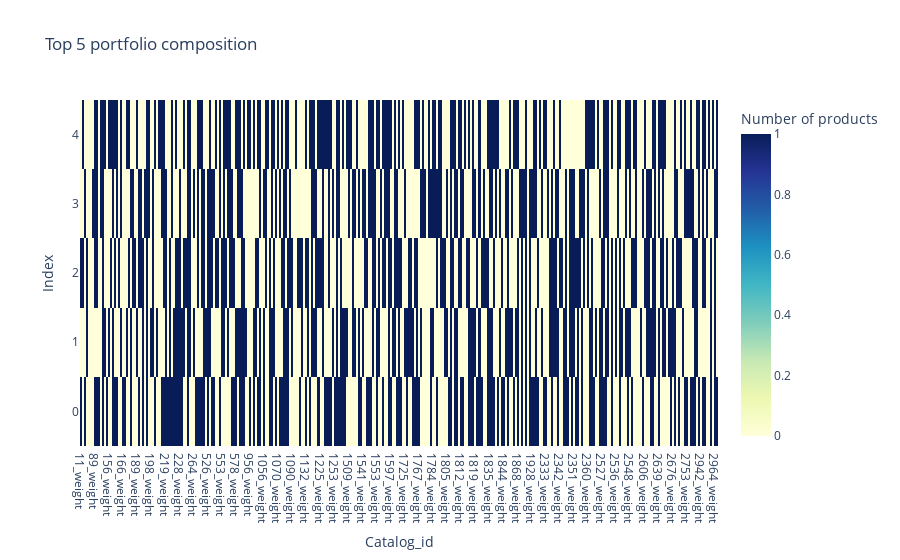

Notebook code for this chart:
### Code cell
# Create heatmap using Plotly
fig = go.Figure(data=go.Heatmap(
    z=top_5_port.drop(columns=["Revenue", "Volatility", "Sharpe"], axis = 1).values,
    x=top_5_port.drop(columns=["Revenue", "Volatility", "Sharpe"], axis = 1).columns,
    y=top_5_port.drop(columns=["Revenue", "Volatility", "Sharpe"], axis = 1).index,
    colorscale='YlGnBu',
    colorbar=dict(title='Number of products')
))

fig.update_layout(
    title='Top 5 portfolio composition',
    xaxis_title='Catalog_id',
    yaxis_title='Index'
)
fig.show()

### Figure 1 — Plotly figure (JSON) as saved in the notebook; plotly's stock layout.template omitted (floating-point values rounded to 4 significant figures; data arrays with more than 128 entries replaced by an {"elided": "..."} marker saying what was removed)
{"data": [{"colorbar": {"title": {"text": "Number of products"}}, "colorscale": [[0, "rgb(255,255,217)"], [0.125, "rgb(237,248,177)"], [0.25, "rgb(199,233,180)"], [0.375, "rgb(127,205,187)"], [0.5, "rgb(65,182,196)"], [0.625, "rgb(29,145,192)"], [0.75, "rgb(34,94,168)"], [0.875, "rgb(37,52,148)"], [1, "rgb(8,29,88)"]], "type": "heatmap", "x": {"elided": "317 str values"}, "y": [0, 1, 2, 3, 4], "z": {"elided": "5x317 int values"}}], "layout": {"title": {"text": "Top 5 portfolio composition"}, "xaxis": {"title": {"text": "Catalog_id"}}, "yaxis": {"title": {"text": "Index"}}}}
